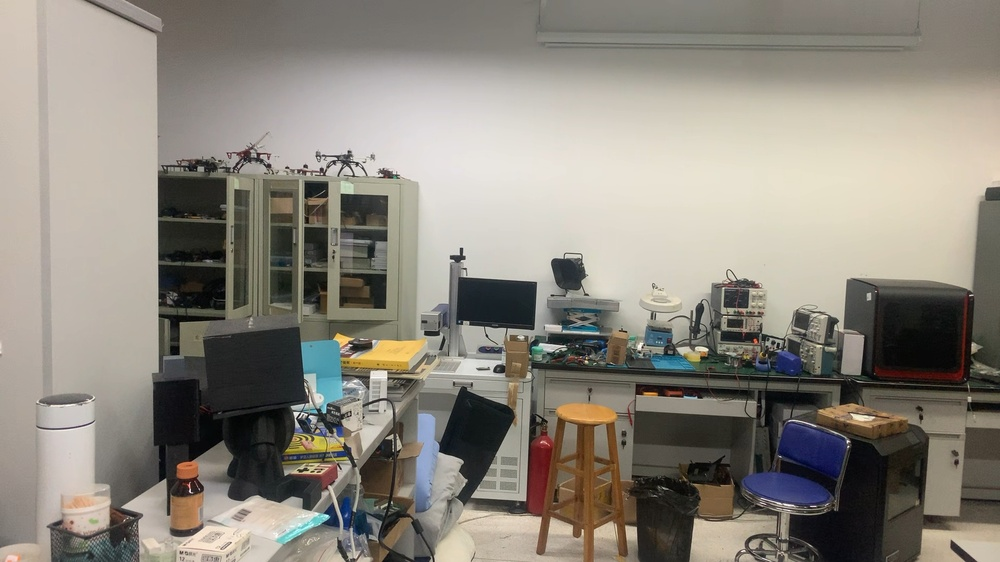
#> input picture project/images/1.jpg, 1000 x 562 px, shrunk from 1920 x 1080 before the run; its folder holds 4 pictures in this run; the run also reads 2 pictures not shown here
$ python image_stitch_by_opencv.py
#> lines starting #> are read from the running program, lines starting #| are printed output that depends on the picture; after the words box and inside, x2 and y2 are one past the last pixel; in counts of white or black regions, pixels touching at a corner belong together
# 用法
# python image_stitching.py --images images/scottsdale --output output.png --crop 1

# 导入必要的包

import numpy as np
import os.path as osp
import os
import imutils
import cv2
import argparse
import logging
import datetime

script_path = osp.dirname(osp.abspath(__file__))
project_path = osp.dirname(script_path)
image_path = osp.join(project_path, 'images')
output_path = osp.join(project_path, 'output')

# 设置日志记录
logging.basicConfig(level=logging.INFO, format='[%(levelname)s] %(message)s')

def load_images(image_path):
    logging.info("正在加载图像...")
    image_files = [osp.join(image_path, file) for file in os.listdir(image_path) if file.endswith('.jpg')]
    images = [cv2.imread(file) for file in image_files]
    if any(img is None for img in images):
        raise ValueError("加载图像时出错，请检查图像路径和文件格式。")
    return images

def stitch_images(images):
    logging.info("正在拼接图像...")
    stitcher = cv2.createStitcher() if imutils.is_cv3() else cv2.Stitcher_create()
    status, stitched = stitcher.stitch(images)
    if status != 0:
        raise RuntimeError(f"图像拼接失败，错误代码：{status}")
    return stitched

def crop_stitched_image(stitched):
    logging.info("正在裁剪...")
    stitched = cv2.copyMakeBorder(stitched, 2, 2, 2, 2, cv2.BORDER_CONSTANT, (0, 0, 0))
    gray = cv2.cvtColor(stitched, cv2.COLOR_BGR2GRAY)
    thresh = cv2.threshold(gray, 0, 255, cv2.THRESH_BINARY)[1]

    cnts = cv2.findContours(thresh.copy(), cv2.RETR_EXTERNAL, cv2.CHAIN_APPROX_SIMPLE)
    cnts = imutils.grab_contours(cnts)
    c = max(cnts, key=cv2.contourArea)

    mask = np.zeros(thresh.shape, dtype="uint8")
    x, y, w, h = cv2.boundingRect(c)
    cv2.rectangle(mask, (x, y), (x + w, y + h), 255, -1)

    minRect = mask.copy()
    sub = mask.copy()

    while cv2.countNonZero(sub) > 0:
        minRect = cv2.erode(minRect, None)
        sub = cv2.subtract(minRect, thresh)

    cnts = cv2.findContours(minRect.copy(), cv2.RETR_EXTERNAL, cv2.CHAIN_APPROX_SIMPLE)
    cnts = imutils.grab_contours(cnts)
    c = max(cnts, key=cv2.contourArea)
    x, y, w, h = cv2.boundingRect(c)

    stitched = stitched[y:y + h, x:x + w]
    return stitched

def main(args):
    try:
        images = load_images(args.images)
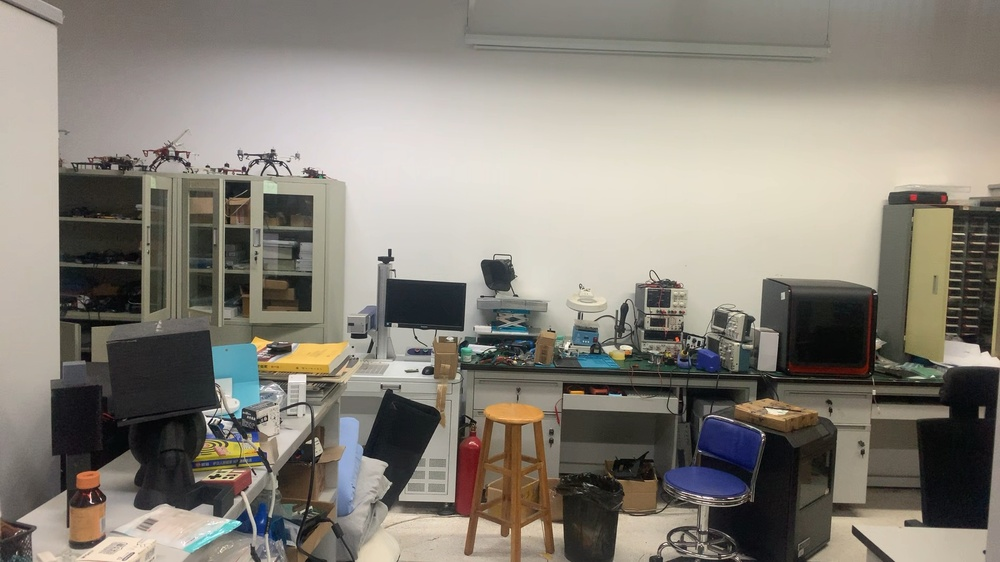
#> input picture project/images/2.jpg, 1000 x 562 px, shrunk from 1920 x 1080 before the run
#> in load_images, `images = [cv2.imread(file) for file in image_files]`: images = 4 items
#> images = 4 items
        stitched = stitch_images(images)
#> in stitch_images, `status, stitched = stitcher.stitch(images)`:
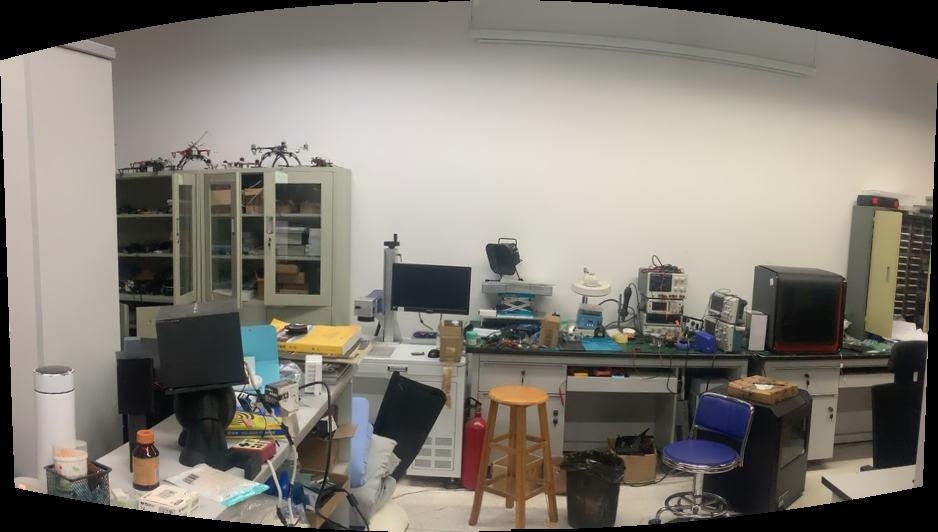
#> stitched: shape (532, 938, 3); mean of channels 0, 1, 2 115.2, 124, 128.4; drawn as B, G, R
#> in stitch_images, `status, stitched = stitcher.stitch(images)`: status = 0
        if args.crop:
            stitched = crop_stitched_image(stitched)
#> in crop_stitched_image, `gray = cv2.cvtColor(stitched, cv2.COLOR_BGR2GRAY)`:
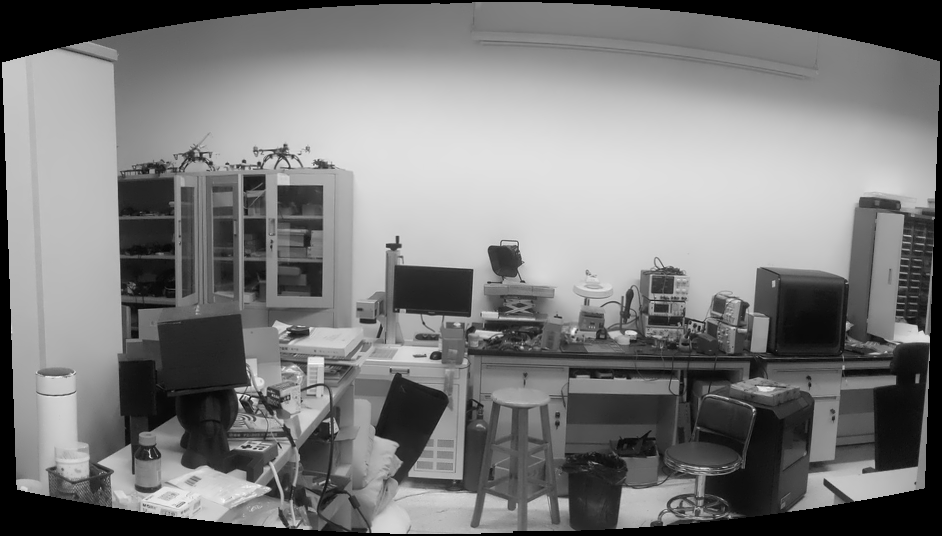
#> gray: shape (536, 942); min 0, max 249, mean 122.9
#> in crop_stitched_image, `thresh = cv2.threshold(gray, 0, 255, cv2.THRESH_BINARY)[1]`:
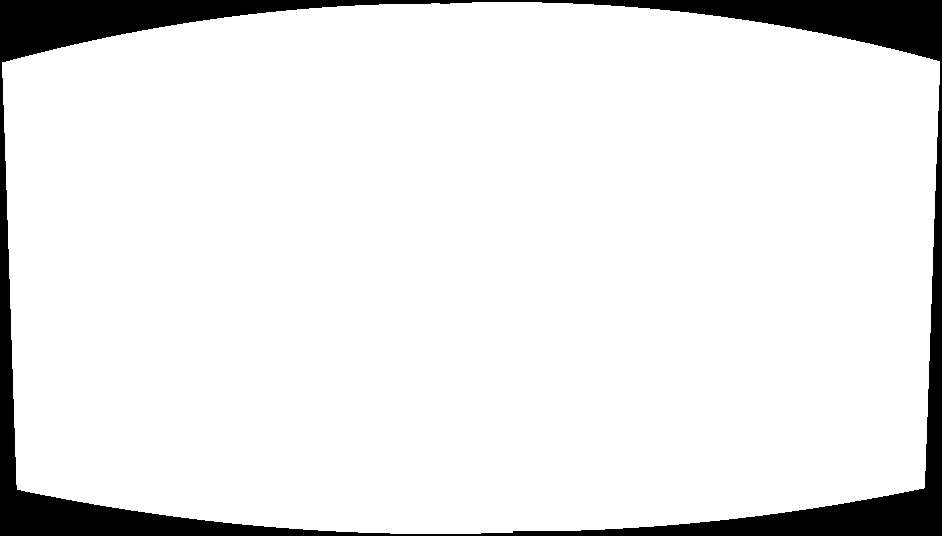
#> thresh: shape (536, 942); 91.2% white; 1 black region
#> in crop_stitched_image, `cnts = cv2.findContours(thresh.copy(), cv2.RETR_EXTERNAL, cv2.CHAIN_AP..`: cnts = 1 contour; box (x1, y1, x2, y2) and area: (2, 2, 940, 534) 458978
#> in crop_stitched_image, `c = max(cnts, key=cv2.contourArea)`: c = contour of 484 points, box (x1, y1, x2, y2) (2, 2, 940, 534), area 458978
#> in crop_stitched_image, `x, y, w, h = cv2.boundingRect(c)`: x = 2; w = 938; h = 532
#> in crop_stitched_image, `cv2.rectangle(mask, (x, y), (x + w, y + h), 255, -1)`: mask: shape (536, 942); 99.1% white; 1 black region, box (x1, y1, x2, y2) and area: (0, 0, 942, 536) 4425
#> the loop in crop_stitched_image, `while cv2.countNonZero(sub) > 0:` made 48 passes
#> pass 1, in crop_stitched_image, `sub = cv2.subtract(minRect, thresh)`:
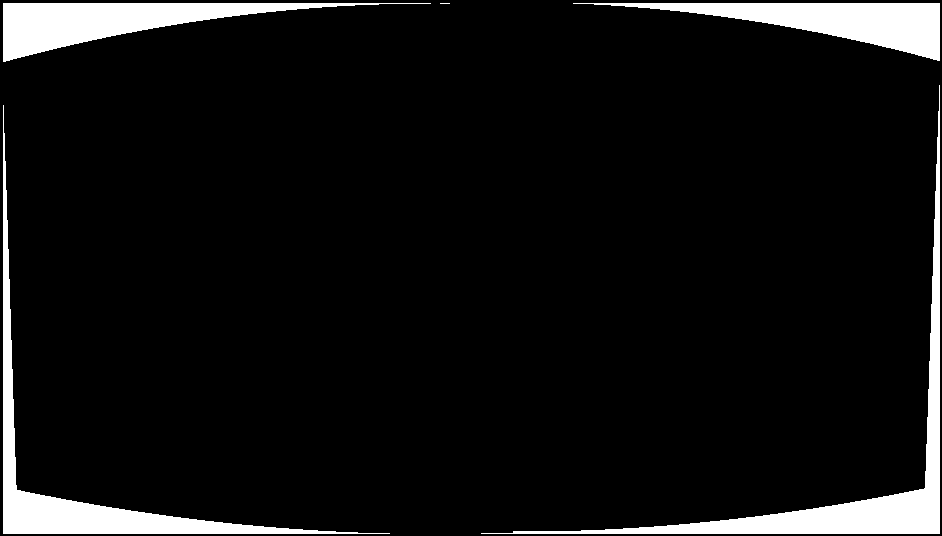
#> sub: shape (536, 942); 7.4% white; 5 white regions (1 under 20 px), largest, box (x1, y1, x2, y2) and area: (481, 85, 940, 534) 10886, (3, 105, 390, 534) 9545, (3, 3, 431, 62) 8692, (573, 3, 940, 61) 8172
#> after the loop in crop_stitched_image, `while cv2.countNonZero(sub) > 0:`:
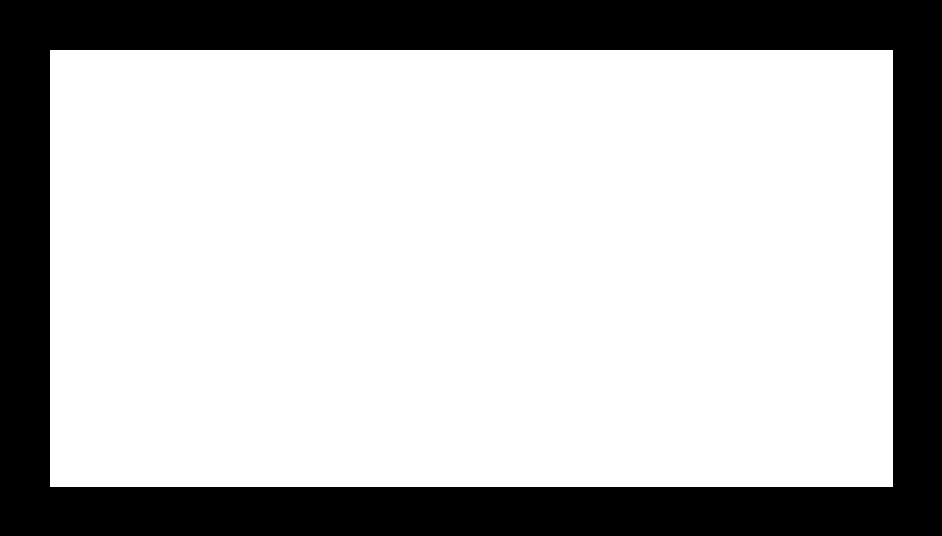
#> minRect: shape (536, 942); 73% white; 1 black region
#> in crop_stitched_image, `cnts = cv2.findContours(minRect.copy(), cv2.RETR_EXTERNAL, cv2.CHAIN_A..`: cnts = 1 contour; box (x1, y1, x2, y2) and area: (50, 50, 893, 487) 367112
#> in crop_stitched_image, `cnts = imutils.grab_contours(cnts)`: cnts = [[[50, 50], [50, 486], [892, 486], [892, 50]]]
#> in crop_stitched_image, `c = max(cnts, key=cv2.contourArea)`: c = [[50, 50], [50, 486], [892, 486], [892, 50]]
#> in crop_stitched_image, `x, y, w, h = cv2.boundingRect(c)`: x = 50; w = 843; h = 437
#> in crop_stitched_image, `stitched = stitched[y:y + h, x:x + w]`:
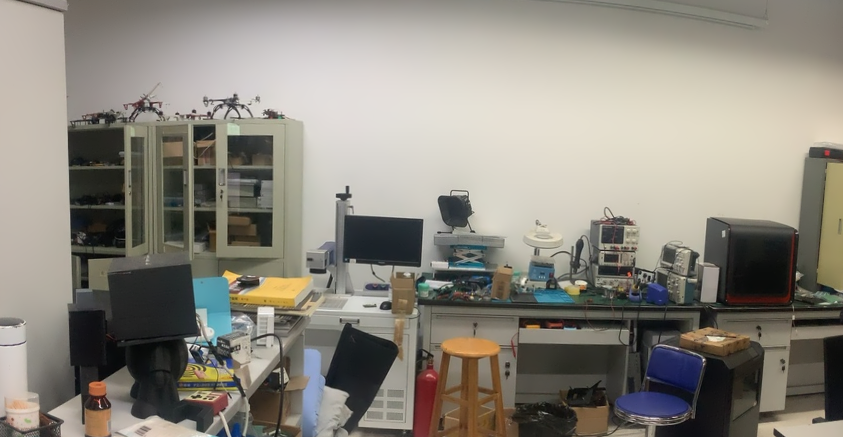
#> stitched: shape (437, 843, 3); mean of channels 0, 1, 2 126, 135.5, 139.8; drawn as B, G, R
            # 确保输出文件路径包含有效的扩展名
            valid_extensions = ['.png', '.jpg', '.jpeg']
            if not any(args.output.lower().endswith(ext) for ext in valid_extensions):
                args.output += '.png'
        cv2.imwrite(args.output, stitched)
        cv2.imshow("Stitched", stitched)
        cv2.waitKey(0)
    except Exception as e:
        logging.error(e)

if __name__ == "__main__":
    timestamp = datetime.datetime.now().strftime("%Y-%m-%d_%H:%M:%S")
    parser = argparse.ArgumentParser(description="图像拼接脚本")
    parser.add_argument("--images", default=f"{image_path}", help="输入图像文件夹路径")
    parser.add_argument("--output", default=f"{output_path}/{timestamp}.png", help="输出拼接图像文件路径")
    parser.add_argument("--crop", type=int, default=1, help="是否裁剪拼接图像 (1: 是, 0: 否)")
    args = parser.parse_args()
    main(args)
